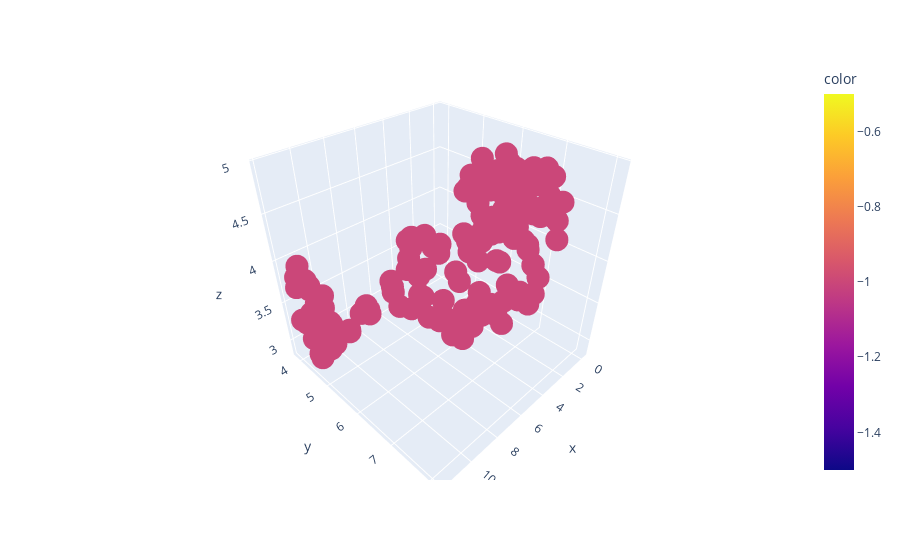

Notebook code cell kept with this figure:
### Code cell
# print(validity_index(df_mm_umap,gscv_hdb.best_estimator_.labels_))
px.scatter_3d(
    x=df_mm_umap[0],
    y=df_mm_umap[1],
    z=df_mm_umap[2],
    color=gscv_hdb.best_estimator_.labels_
)

### Figure 1 — Plotly figure (JSON) as saved in the notebook; plotly's stock layout.template omitted (floating-point values rounded to 4 significant figures; data arrays with more than 128 entries replaced by an {"elided": "..."} marker saying what was removed)
{"data": [{"hovertemplate": "x=%{x}<br>y=%{y}<br>z=%{z}<br>color=%{marker.color}<extra></extra>", "legendgroup": "", "marker": {"color": {"elided": "167 int values"}, "coloraxis": "coloraxis", "symbol": "circle"}, "mode": "markers", "name": "", "scene": "scene", "showlegend": false, "type": "scatter3d", "x": {"elided": "167 float values"}, "y": {"elided": "167 float values"}, "z": {"elided": "167 float values"}}], "layout": {"coloraxis": {"colorbar": {"title": {"text": "color"}}, "colorscale": [[0, "#0d0887"], [0.1111, "#46039f"], [0.2222, "#7201a8"], [0.3333, "#9c179e"], [0.4444, "#bd3786"], [0.5556, "#d8576b"], [0.6667, "#ed7953"], [0.7778, "#fb9f3a"], [0.8889, "#fdca26"], [1, "#f0f921"]]}, "legend": {"tracegroupgap": 0}, "margin": {"t": 60}, "scene": {"domain": {"x": [0, 1], "y": [0, 1]}, "xaxis": {"title": {"text": "x"}}, "yaxis": {"title": {"text": "y"}}, "zaxis": {"title": {"text": "z"}}}}}
